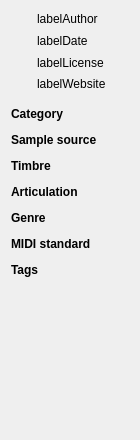
<?xml version="1.0" encoding="UTF-8"?>
<ui version="4.0">
 <class>SoundfontViewerLeft</class>
 <widget class="QWidget" name="SoundfontViewerLeft">
  <property name="geometry">
   <rect>
    <x>0</x>
    <y>0</y>
    <width>140</width>
    <height>440</height>
   </rect>
  </property>
  <property name="windowTitle">
   <string notr="true">Form</string>
  </property>
  <layout class="QGridLayout" name="gridLayout">
   <item row="0" column="0">
    <widget class="QLabel" name="iconAuthor">
     <property name="minimumSize">
      <size>
       <width>16</width>
       <height>16</height>
      </size>
     </property>
     <property name="maximumSize">
      <size>
       <width>16</width>
       <height>16</height>
      </size>
     </property>
     <property name="text">
      <string/>
     </property>
    </widget>
   </item>
   <item row="0" column="1">
    <widget class="QLabel" name="labelAuthor">
     <property name="cursor">
      <cursorShape>PointingHandCursor</cursorShape>
     </property>
     <property name="text">
      <string notr="true">labelAuthor</string>
     </property>
     <property name="textFormat">
      <enum>Qt::RichText</enum>
     </property>
     <property name="wordWrap">
      <bool>true</bool>
     </property>
    </widget>
   </item>
   <item row="1" column="0">
    <widget class="QLabel" name="iconDate">
     <property name="minimumSize">
      <size>
       <width>16</width>
       <height>16</height>
      </size>
     </property>
     <property name="maximumSize">
      <size>
       <width>16</width>
       <height>16</height>
      </size>
     </property>
     <property name="text">
      <string/>
     </property>
    </widget>
   </item>
   <item row="1" column="1">
    <widget class="QLabel" name="labelDate">
     <property name="text">
      <string notr="true">labelDate</string>
     </property>
    </widget>
   </item>
   <item row="2" column="0">
    <widget class="QLabel" name="iconLicense">
     <property name="minimumSize">
      <size>
       <width>16</width>
       <height>16</height>
      </size>
     </property>
     <property name="maximumSize">
      <size>
       <width>16</width>
       <height>16</height>
      </size>
     </property>
     <property name="text">
      <string/>
     </property>
    </widget>
   </item>
   <item row="2" column="1">
    <widget class="QLabel" name="labelLicense">
     <property name="cursor">
      <cursorShape>PointingHandCursor</cursorShape>
     </property>
     <property name="text">
      <string notr="true">labelLicense</string>
     </property>
     <property name="textFormat">
      <enum>Qt::RichText</enum>
     </property>
     <property name="wordWrap">
      <bool>true</bool>
     </property>
     <property name="openExternalLinks">
      <bool>true</bool>
     </property>
    </widget>
   </item>
   <item row="3" column="0">
    <widget class="QLabel" name="iconWebsite">
     <property name="text">
      <string/>
     </property>
    </widget>
   </item>
   <item row="3" column="1">
    <widget class="QLabel" name="labelWebsite">
     <property name="text">
      <string notr="true">labelWebsite</string>
     </property>
     <property name="wordWrap">
      <bool>true</bool>
     </property>
     <property name="openExternalLinks">
      <bool>true</bool>
     </property>
    </widget>
   </item>
   <item row="4" column="0">
    <spacer name="verticalSpacer_6">
     <property name="orientation">
      <enum>Qt::Vertical</enum>
     </property>
     <property name="sizeType">
      <enum>QSizePolicy::Fixed</enum>
     </property>
     <property name="sizeHint" stdset="0">
      <size>
       <width>20</width>
       <height>10</height>
      </size>
     </property>
    </spacer>
   </item>
   <item row="5" column="0" colspan="2">
    <widget class="QLabel" name="labelCategory">
     <property name="font">
      <font>
       <weight>75</weight>
       <bold>true</bold>
      </font>
     </property>
     <property name="text">
      <string>Category</string>
     </property>
    </widget>
   </item>
   <item row="6" column="0" colspan="2">
    <widget class="AttributeFlow" name="attributeCategory" native="true"/>
   </item>
   <item row="7" column="0" colspan="2">
    <widget class="QLabel" name="labelSampleSource">
     <property name="font">
      <font>
       <weight>75</weight>
       <bold>true</bold>
      </font>
     </property>
     <property name="text">
      <string>Sample source</string>
     </property>
    </widget>
   </item>
   <item row="8" column="0" colspan="2">
    <widget class="AttributeFlow" name="attributeSampleSource" native="true"/>
   </item>
   <item row="9" column="0" colspan="2">
    <widget class="QLabel" name="labelTimbre">
     <property name="font">
      <font>
       <weight>75</weight>
       <bold>true</bold>
      </font>
     </property>
     <property name="text">
      <string>Timbre</string>
     </property>
    </widget>
   </item>
   <item row="10" column="0" colspan="2">
    <widget class="AttributeFlow" name="attributeTimbre" native="true"/>
   </item>
   <item row="11" column="0" colspan="2">
    <widget class="QLabel" name="labelArticulation">
     <property name="font">
      <font>
       <weight>75</weight>
       <bold>true</bold>
      </font>
     </property>
     <property name="text">
      <string>Articulation</string>
     </property>
    </widget>
   </item>
   <item row="12" column="0" colspan="2">
    <widget class="AttributeFlow" name="attributeArticulation" native="true"/>
   </item>
   <item row="13" column="0" colspan="2">
    <widget class="QLabel" name="labelGenre">
     <property name="font">
      <font>
       <weight>75</weight>
       <bold>true</bold>
      </font>
     </property>
     <property name="text">
      <string>Genre</string>
     </property>
    </widget>
   </item>
   <item row="14" column="0" colspan="2">
    <widget class="AttributeFlow" name="attributeGenre" native="true"/>
   </item>
   <item row="15" column="0" colspan="2">
    <widget class="QLabel" name="labelMidiStandard">
     <property name="font">
      <font>
       <weight>75</weight>
       <bold>true</bold>
      </font>
     </property>
     <property name="text">
      <string>MIDI standard</string>
     </property>
    </widget>
   </item>
   <item row="16" column="0" colspan="2">
    <widget class="AttributeFlow" name="attributeMidiStandard" native="true"/>
   </item>
   <item row="17" column="0" colspan="2">
    <widget class="QLabel" name="labelTags">
     <property name="font">
      <font>
       <weight>75</weight>
       <bold>true</bold>
      </font>
     </property>
     <property name="text">
      <string>Tags</string>
     </property>
    </widget>
   </item>
   <item row="18" column="0" colspan="2">
    <widget class="AttributeFlow" name="attributeTag" native="true"/>
   </item>
   <item row="19" column="0">
    <spacer name="verticalSpacer">
     <property name="orientation">
      <enum>Qt::Vertical</enum>
     </property>
     <property name="sizeHint" stdset="0">
      <size>
       <width>20</width>
       <height>13</height>
      </size>
     </property>
    </spacer>
   </item>
  </layout>
 </widget>
 <customwidgets>
  <customwidget>
   <class>AttributeFlow</class>
   <extends>QWidget</extends>
   <header>attributeflow.h</header>
   <container>1</container>
  </customwidget>
 </customwidgets>
 <resources/>
 <connections/>
</ui>
